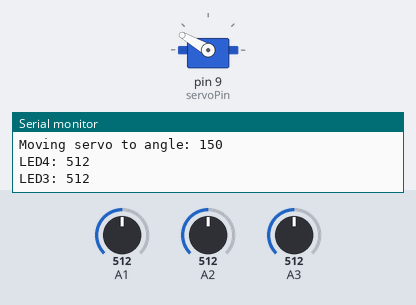
Bench run of a sketch on a simulated Arduino Uno, built with avr-gcc and run on an emulated ATmega328P. On the bench: servo, the last lines printed to the serial monitor. The test bench sets the inputs (shaded band); at power-on: A3 = 512, A2 = 512, A1 = 512.

Above: at 1.2 s.
1.3 s: A3 set to 208
3.0 s: A3 set to 188
At 4.4 s:
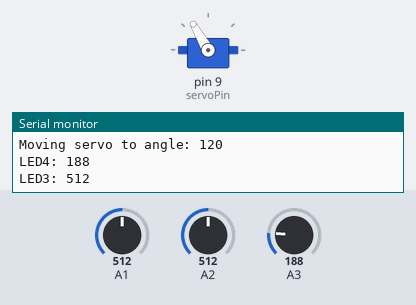
4.7 s: A2 set to 215
6.3 s: A2 set to 188
At 7.7 s:
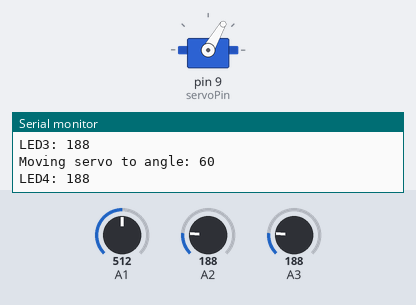
8.0 s: A2 set to 210
At 9.2 s:
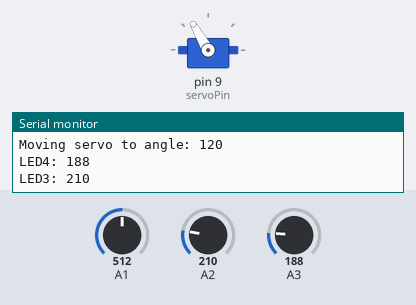
9.5 s: A2 set to 190
At 10.3 s:
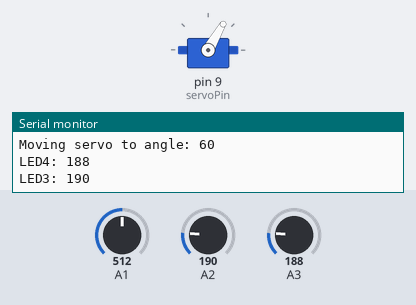
Timing chart, 0 to 12.5 s (numbered marks = the images above; inputs shaded):
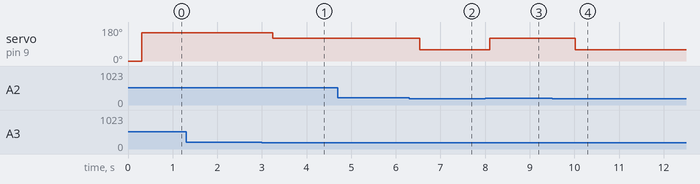

The sketch:

Analog_Reading.ino
```cpp
#include <Servo.h>

// Define LED pins using analog inputs
const int led1 = A0; // LED 1 connected to analog pin A0
const int led2 = A1; // LED 2 connected to analog pin A1
const int led3 = A2; // LED 3 connected to analog pin A2
const int led4 = A3; // LED 4 connected to analog pin A3

// Define servo control pin
const int servoPin = 9; // Servo signal pin

// Create servo object for angle control
Servo myServo;

// Define predefined angles for different LED intensities
const int angle1 = 30;   // Low-intensity LED angle
const int angle2 = 60;   // Medium-low intensity LED angle
const int angle3 = 120;  // Medium-high intensity LED angle
const int angle4 = 150;  // High-intensity LED angle

// Initialize pins and communication
void initializePins() {
  // Attach servo to specific pin
  myServo.attach(servoPin);

  // Set initial servo position to 0 degrees
  myServo.write(0);

  // Start serial communication for debugging
  Serial.begin(9600);
}

// Calculate average analog reading to reduce noise
int getAverageAnalogRead(int pin) {
  long sum = 0;
  // Take 10 readings with small delay between
  for (int i = 0; i < 10; i++) {
    sum += analogRead(pin);
    delay(10); // Small delay to stabilize readings
  }
  // Return average of 10 readings
  return sum / 10;
}

// Determine servo angle based on LED intensity
int getGlowingLedAngle() {
  // Debug: Print analog readings of specific LEDs
  Serial.print("LED4: ");
  Serial.println(getAverageAnalogRead(led4));

  Serial.print("LED3: ");
  Serial.println(getAverageAnalogRead(led3));

  // Check LEDs in priority order (LED4 -> LED1)
  if (getAverageAnalogRead(led4) >= 200) {
    return angle4; // Highest intensity LED
  } else if (getAverageAnalogRead(led3) >= 200) {
    return angle3; // High intensity LED
  } else if (getAverageAnalogRead(led2) >= 200) {
    return angle2; // Medium intensity LED
  } else if (getAverageAnalogRead(led1) >= 200) {
    return angle1; // Low intensity LED
  } else {
    return 0; // No LED glowing, default position
  }
}

// Move servo to specified angle
void moveServoToAngle(int angle) {
  // Debug: Print target angle
  Serial.print("Moving servo to angle: ");
  Serial.println(angle);

  // Write angle to servo
  myServo.write(angle);
  delay(50); // Stabilize servo movement
}

// Setup function runs once
void setup() {
  initializePins();
}

// Main loop runs continuously
void loop() {
  // Get target angle based on LED intensity
  int targetAngle = getGlowingLedAngle();

  // Move servo to calculated angle
  moveServoToAngle(targetAngle);
}
```

Measured:
- the behaviour switches between 200 and 199 on A3 (found by bisection; images 0 and 1)
- the behaviour switches between 200 and 199 on A2 (found by bisection; images 1 and 2)
- after the input at 3.0 s, servo on pin 9 (servoPin): 150° → 120° after 0.24 s
- after the input at 6.3 s, servo on pin 9 (servoPin): 120° → 60° after 0.23 s
- after the input at 8.0 s, servo on pin 9 (servoPin): 60° → 120° after 0.10 s
- after the input at 9.5 s, servo on pin 9 (servoPin): 120° → 60° after 0.52 s
